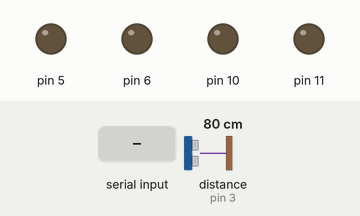
Recording of a sketch running on a simulated Arduino Uno, built with avr-gcc and run on an emulated ATmega328P. Shown: output pins drawn as LEDs (lit = HIGH). Wiring (inferred from the names in the program): ultrasonic range finder: trigger pin 2; echo pin 3. Inputs (shaded band) come from the test bench; at power-on: distance to the obstacle (sensor on pin 3) 80 cm. The echo pulse lasts 58.3 µs per cm; pins used as bus, display or sensor lines are not drawn.

Above: at 1.2 s.
1.3 s: "F" received over the second serial link
At 1.8 s:
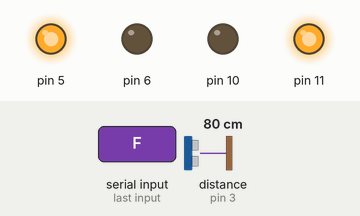
2.8 s: "B" received over the second serial link
At 4.0 s:
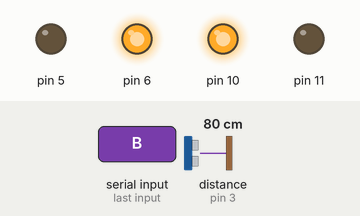
4.3 s: "R" received over the second serial link
At 5.3 s:
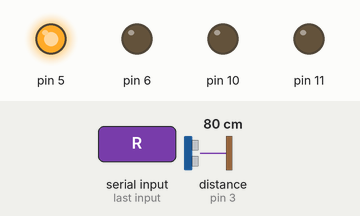
5.8 s: "L" received over the second serial link
At 6.4 s:
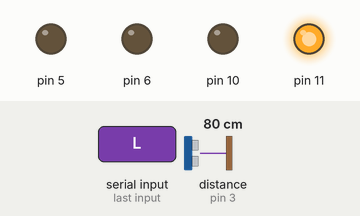
7.3 s: "S" received over the second serial link
At 8.7 s:
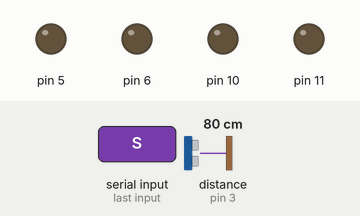
Timing chart, 0 to 9.8 s (numbered marks = the images above; inputs shaded):
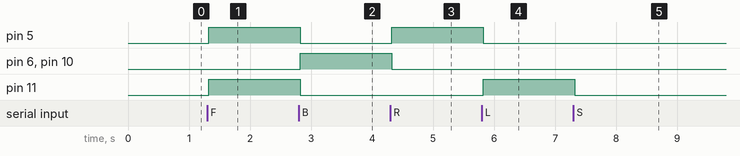

The sketch:

bot_code.ino
```cpp
#include <SoftwareSerial.h>
//#include <Servo.h>
//#include <NewPing.h>

/*#define TRIGGER_PIN  2  // Arduino pin tied to trigger pin on the ultrasonic sensor.
#define ECHO_PIN     3  // Arduino pin tied to echo pin on the ultrasonic sensor.
#define MAX_DISTANCE 200*/
int pos = 0;
//Servo servo;
char value = ' ';
const int trigPin = 2;
const int echoPin = 3;
long duration;
int distance;
SoftwareSerial serial(7,8);
//NewPing sonar(TRIGGER_PIN, ECHO_PIN, MAX_DISTANCE); // NewPing setup of pins and maximum distance.

void setup()
{
//servo.attach(9);
pinMode(trigPin, OUTPUT);
pinMode(echoPin, INPUT);

serial.begin(9600);
pinMode(5,OUTPUT);
pinMode(6,OUTPUT);
pinMode(10,OUTPUT);
pinMode(11,OUTPUT);

}

void loop()
{
/*for (pos = 0; pos <= 180; pos += 1)
{
servo.write(pos);
delay(15);
}
for (pos = 180; pos >= 0; pos -= 1)
{
servo.write(pos);
delay(15);
}*/
digitalWrite(trigPin, LOW);
delayMicroseconds(2);

digitalWrite(trigPin, HIGH);
delayMicroseconds(10);
digitalWrite(trigPin, LOW);

duration = pulseIn(echoPin, HIGH);

distance= duration*0.034/2;

serial.print("Distance: ");
serial.println(distance);

  /*delay(50);                     // Wait 50ms between pings (about 20 pings/sec). 29ms should be the shortest delay between pings.
  Serial.print("Ping: ");
  Serial.print(sonar.ping_cm()); // Send ping, get distance in cm and print result (0 = outside set distance range)
  Serial.println("cm");
  distance = sonar.ping_cm();*/

  if(serial.available())
  {
    value= serial.read();

    switch(value)
    {
     if(distance>15)
  {
  case 'F':
    digitalWrite(5,HIGH);
    digitalWrite(6,LOW);
    digitalWrite(10,LOW);
    digitalWrite(11,HIGH);
    break;

  case 'B':
    digitalWrite(5,LOW);
    digitalWrite(6,HIGH);
    digitalWrite(10,HIGH);
    digitalWrite(11,LOW);
    break;

   case 'R':
    digitalWrite(5,HIGH);
    digitalWrite(6,LOW);
    digitalWrite(10,LOW);
    digitalWrite(11,LOW);
    break;

     case 'L':
    digitalWrite(5,LOW);
    digitalWrite(6,LOW);
    digitalWrite(10,LOW);
    digitalWrite(11,HIGH);
    break;
    }

  else
  {
     case 'S':
    digitalWrite(5,LOW);
    digitalWrite(6,LOW);
    digitalWrite(10,LOW);
    digitalWrite(11,LOW);
    break;
      }
    }
}
}
```

Measured:
- after the input at 1.3 s, pin 5, pin 11: LOW → HIGH at once
- after the input at 2.8 s, pin 5, pin 11: HIGH → LOW at once; pin 6, pin 10: LOW → HIGH at once
- after the input at 4.3 s, pin 5: LOW → HIGH at once; pin 6, pin 10: HIGH → LOW at once
- after the input at 5.8 s, pin 5: HIGH → LOW at once; pin 11: LOW → HIGH at once
- after the input at 7.3 s, pin 11: HIGH → LOW at once
